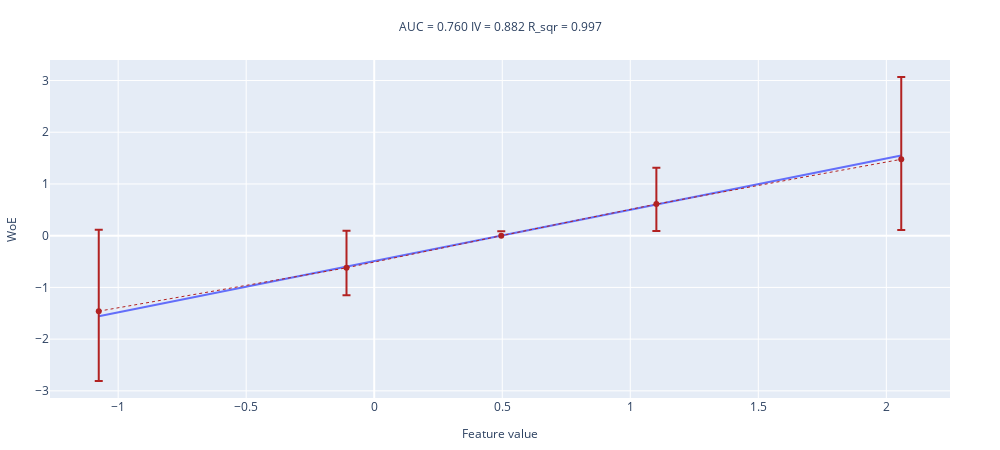

This figure's notebook cell:
### Code cell
# запустите после того, как реализуете все функции 
woe_line(values=x, target=y, n_buckets=5)

### Figure 1 — Plotly figure (JSON) as saved in the notebook; plotly's stock layout.template omitted (floating-point values rounded to 4 significant figures)
{"data": [{"mode": "lines", "name": "interpolation_line", "showlegend": false, "type": "scatter", "x": [-1.076, -0.1082, 0.4962, 1.102, 2.058], "y": [-1.557, -0.5979, 0.001134, 0.6013, 1.549]}, {"error_y": {"array": [-1.351, -0.5305, 0.08771, 0.7034, 1.593], "arrayminus": [-1.576, -0.7145, -0.08771, 0.5197, 1.367], "symmetric": false, "type": "data"}, "line": {"color": "firebrick", "dash": "dot", "width": 1}, "name": "WoE", "showlegend": false, "type": "scatter", "x": [-1.076, -0.1082, 0.4962, 1.102, 2.058], "y": [-1.46, -0.6212, 0, 0.6103, 1.476]}], "layout": {"height": 450, "margin": {"b": 50, "l": 50, "r": 50, "t": 60}, "title": {"font": {"size": 12}, "text": "AUC = 0.760 IV = 0.882 R_sqr = 0.997 ", "x": 0.5, "xanchor": "center", "y": 0.95, "yanchor": "top"}, "width": 1000, "xaxis": {"title": {"font": {"size": 12}, "text": "Feature value"}}, "yaxis": {"title": {"font": {"size": 12}, "text": "WoE"}}}}
